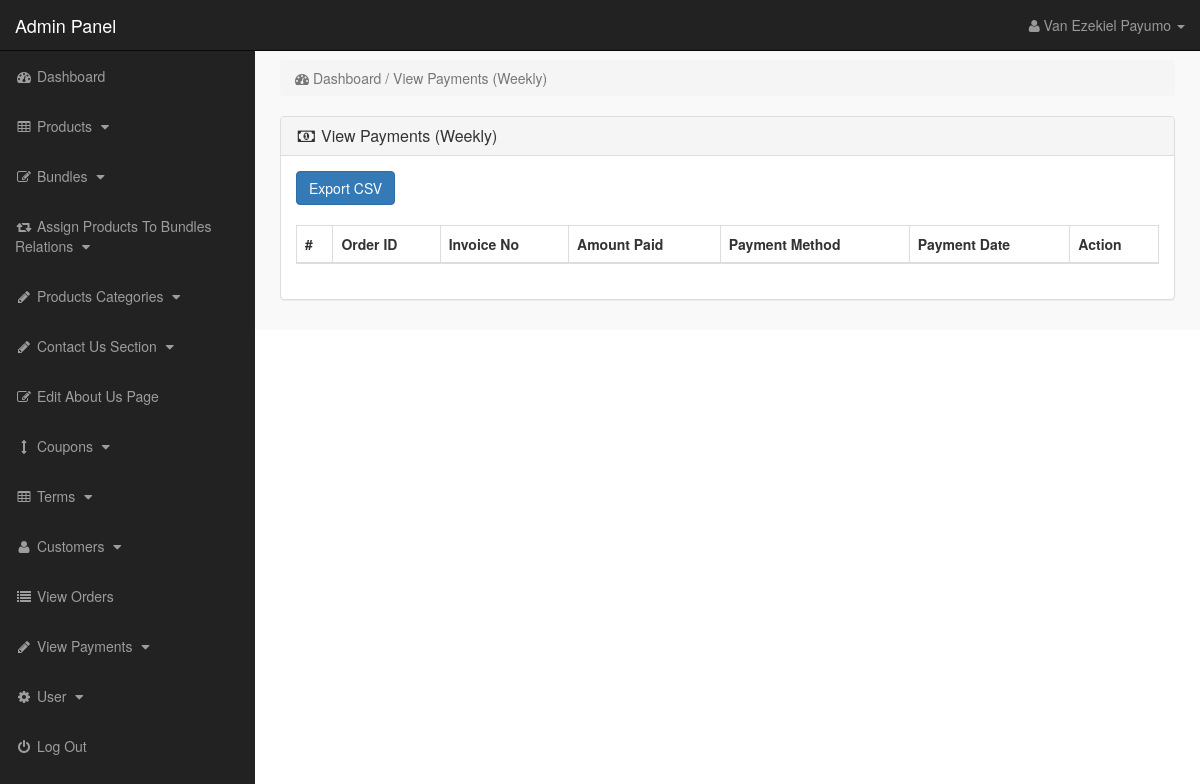
Page /admin_area/index.php?view_payments_week (signed in) on the earlier database version.
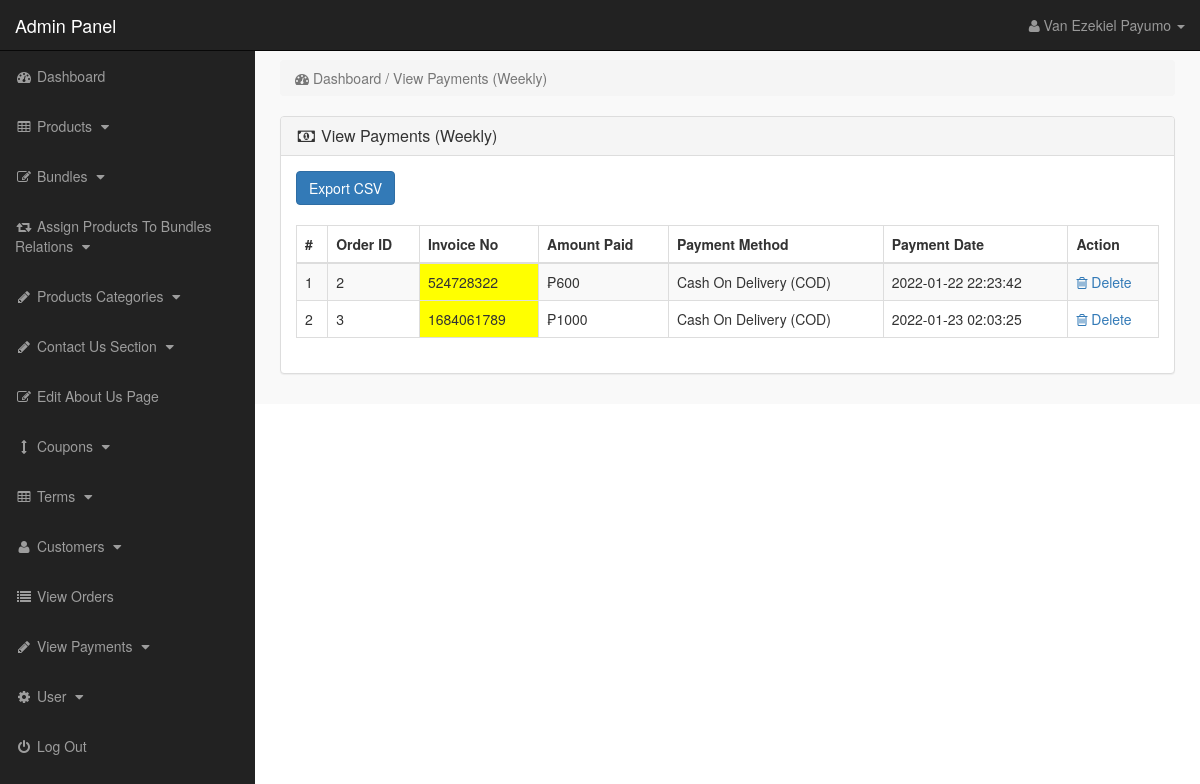
Same page on the later database version.
### tables this page shows
CREATE TABLE `payments` (
  `payment_id` int(10) NOT NULL,
  `order_id` int(10) NOT NULL,
  `invoice_no` int(10) NOT NULL,
  `amount` int(10) NOT NULL,
  `payment_mode` text NOT NULL,
  `payment_date` datetime NOT NULL,
  `status` varchar(255) NOT NULL DEFAULT 'Paid'
);

### admin_area/view_payments_week.php (the view)
<?php
if (!isset($_SESSION['admin_email'])) {
    echo "<script>window.open('login.php','_self')</script>";
} else {
    ?>
<div class="row">
<div class="col-lg-12">
<ol class="breadcrumb">
<li class="active">
<i class="fa fa-dashboard"></i> Dashboard / View Payments (Weekly)
</li>
</ol>
</div>
</div>
<div class="row">
<div class="col-lg-12">
<div class="panel panel-default">
<div class="panel-heading">
<h3 class="panel-title">
<i class="fa fa-money fa-fw"> </i> View Payments (Weekly)
</h3>
</div>
<div class="panel-body">
<form method="post" action="export_weekly_payments.php"><input type="submit" class="btn btn-primary" name="export_weekly_payments" value="Export CSV" /></form><br>
<div class="table-responsive">
<table class="table table-hover table-bordered table-striped">
<thead>
<tr>
<th>#</th>
<th>Order ID</th>
<th>Invoice No</th>
<th>Amount Paid</th>
<th>Payment Method</th>
<th>Payment Date</th>
<th>Action</th>
</tr>
</thead>
<tbody>
<?php
    $i = 0;
    $get_payments = "select * from payments where status='Paid' and WEEKOFYEAR(payment_date) = WEEKOFYEAR(NOW())";
    $run_payments = mysqli_query($con, $get_payments);
    while ($row_payments = mysqli_fetch_array($run_payments)) {
        $order_id = $row_payments['order_id'];
        $payment_id = $row_payments['payment_id'];
        $invoice_no = $row_payments['invoice_no'];
        $amount = $row_payments['amount'];
        $payment_mode = $row_payments['payment_mode'];
        $payment_date = $row_payments['payment_date'];
        $i++;
        ?>
<tr>
<td><?php echo $i; ?></td>
<td><?php echo $order_id; ?></td>
<td bgcolor="yellow" ><?php echo $invoice_no; ?></td>
<td>₱<?php echo $amount; ?></td>
<td><?php echo $payment_mode; ?></td>
<td><?php echo $payment_date; ?></td>
<td>
<a href="index.php?payment_delete=<?php echo $payment_id; ?>" >
<i class="fa fa-trash-o" ></i> Delete
</a>
</td>
</tr>
<?php }?>
</tbody>
</table>
</div>
</div>
</div>
</div>
</div>
<?php }?>

Differences in the rows shown:
added payments: order "2", invoice_no "524728322", amount "600", payment_mode "Cash On Delivery (COD)", payment_date "2022-01-22 22:23:42"
added payments: order "3", invoice_no "1684061789", amount "1000", payment_mode "Cash On Delivery (COD)", payment_date "2022-01-23 02:03:25"
